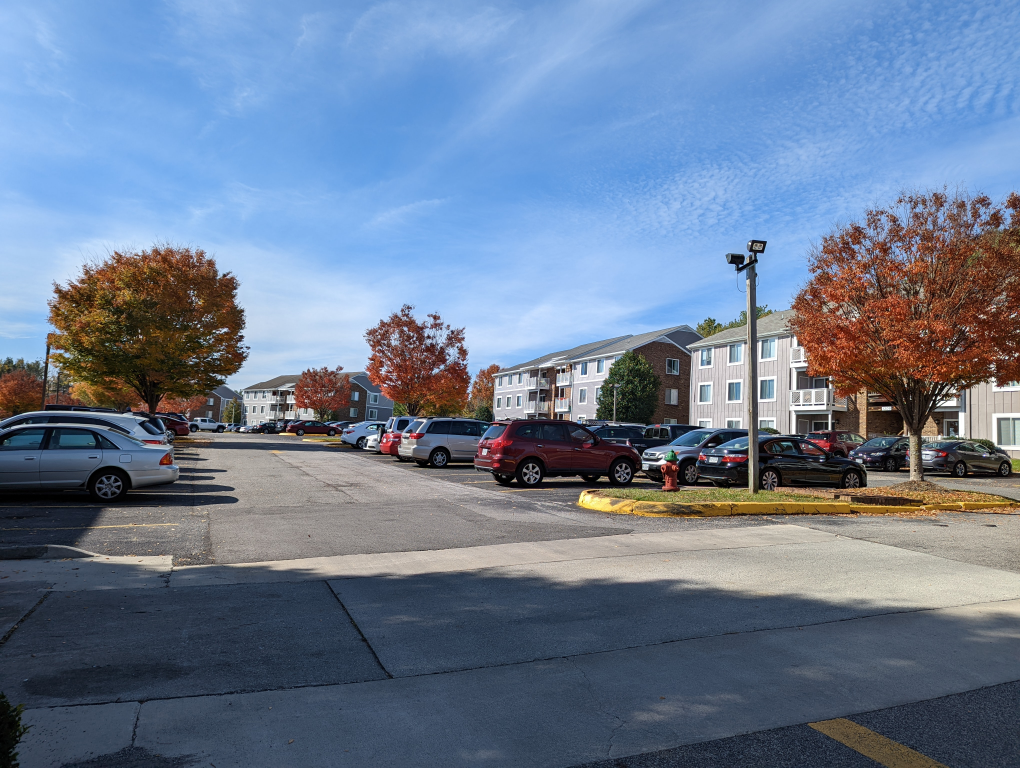
#> input picture images/2_1.jpg, 4080 x 3072 px (shown at 1/4 size)
$ python -i panorama.py   (imports and definitions only)
#> lines starting #> are read from the running program, lines starting #| are printed output that depends on the picture
"""Panorama stitching functions extracted from Panorama_Stitching_Project.ipynb."""

from __future__ import annotations

import time
from typing import Any

import cv2
import numpy as np


# [105 lines left out: functions resize_for_processing, detect_features, match_features, compute_homography, apply_homography, ransac_homography and 2 more, not called in this run]


def stitch_pair(base_image: np.ndarray, new_image: np.ndarray, method: str = "sift", ratio: float = 0.75,
                ransac_threshold: float = 5.0, blend: str = "feather", canvas_pad: int = 300):
    stats: dict[str, Any] = {"method": method}
    base_padded = cv2.copyMakeBorder(base_image, canvas_pad, canvas_pad, canvas_pad, canvas_pad, cv2.BORDER_CONSTANT)
    base_mask = (base_padded.sum(axis=2) > 0).astype(np.float32)
    started = time.perf_counter()
    new_keypoints, new_descriptors = detect_features(new_image, method)
    base_keypoints, base_descriptors = detect_features(base_image, method)
    stats["feature_time_s"] = time.perf_counter() - started
    good_matches = match_features(new_descriptors, base_descriptors, method, ratio)
    if len(good_matches) < 4:
        raise RuntimeError(f"Only {len(good_matches)} good matches were found. Use overlapping photos.")
    source = np.float32([new_keypoints[m.queryIdx].pt for m in good_matches])
    destination = np.float32([base_keypoints[m.trainIdx].pt for m in good_matches]) + canvas_pad
    started = time.perf_counter()
    homography, inliers = ransac_homography(source, destination, threshold=ransac_threshold)
    stats["alignment_time_s"] = time.perf_counter() - started
    reprojection = apply_homography(homography, source[inliers])
    stats.update(num_matches=len(good_matches), num_inliers=len(inliers),
                 inlier_ratio=round(len(inliers) / len(good_matches), 3),
                 reprojection_error_px=round(float(np.mean(np.linalg.norm(reprojection - destination[inliers], axis=1))), 3))
    warped, warped_mask = warp_image(new_image.astype(np.float32), homography, (base_padded.shape[1], base_padded.shape[0]))
    if blend == "feather":
        result = feather_blend(base_padded.astype(np.float32), base_mask, warped, warped_mask)
    else:
        result = base_padded.astype(np.float32)
        result[warped_mask > 0] = warped[warped_mask > 0]
    return result.astype(np.uint8), stats


# [4 lines left out: function crop_to_content, not called in this run]


def stitch_images(images: list[np.ndarray], **settings):
    if len(images) < 2:
        raise ValueError("Upload at least two images")
    canvas = images[len(images) // 2]
    diagnostics = []
    for index, image in enumerate(images):
        if index == len(images) // 2:
            continue
        canvas, stats = stitch_pair(canvas, image, **settings)
        stats["step"] = len(diagnostics) + 1
        diagnostics.append(stats)
    return crop_to_content(canvas), diagnostics

>>> import cv2
>>> picture = cv2.imread('images/2_1.jpg', cv2.IMREAD_GRAYSCALE)
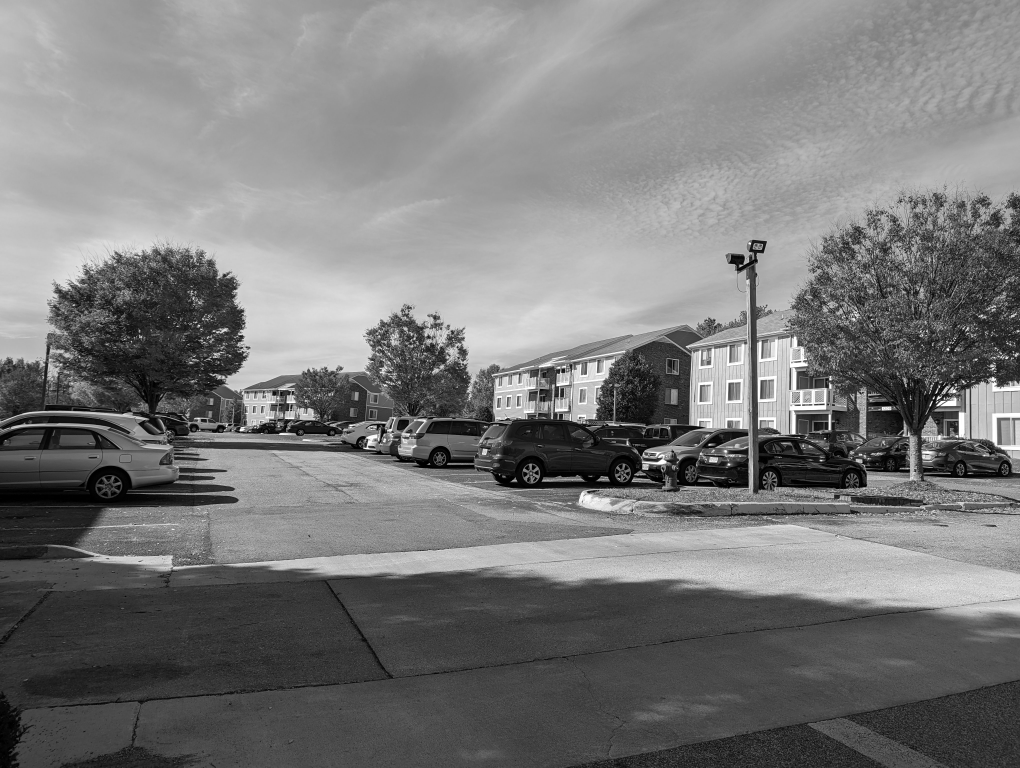
#> picture: shape (3072, 4080) (shown at 1/4 size); min 0, max 255, mean 121.3
>>> result = stitch_images(picture)
#> in stitch_images, `canvas = images[len(images) // 2]`: canvas = 4080 values, max 255 at index 1166, min 0 at index 521, mean 101.1
#> the loop in stitch_images, `for index, image in enumerate(images):` made 1 pass
#> pass 1, in stitch_pair, `base_padded = cv2.copyMakeBorder(base_image, canvas_pad, canvas_pad, c..`:
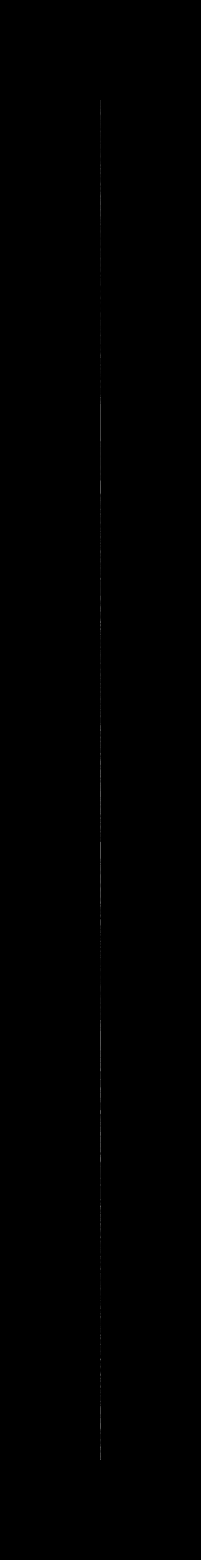
#> base_padded: shape (4680, 601) (shown at 1/3 size); min 0, max 255, mean 0.1
#> after the loop in stitch_images, `for index, image in enumerate(images):`: diagnostics = []
#> (the run stopped early here; a loop or call above may not have finished)

$ run again, on images/2_2.jpg
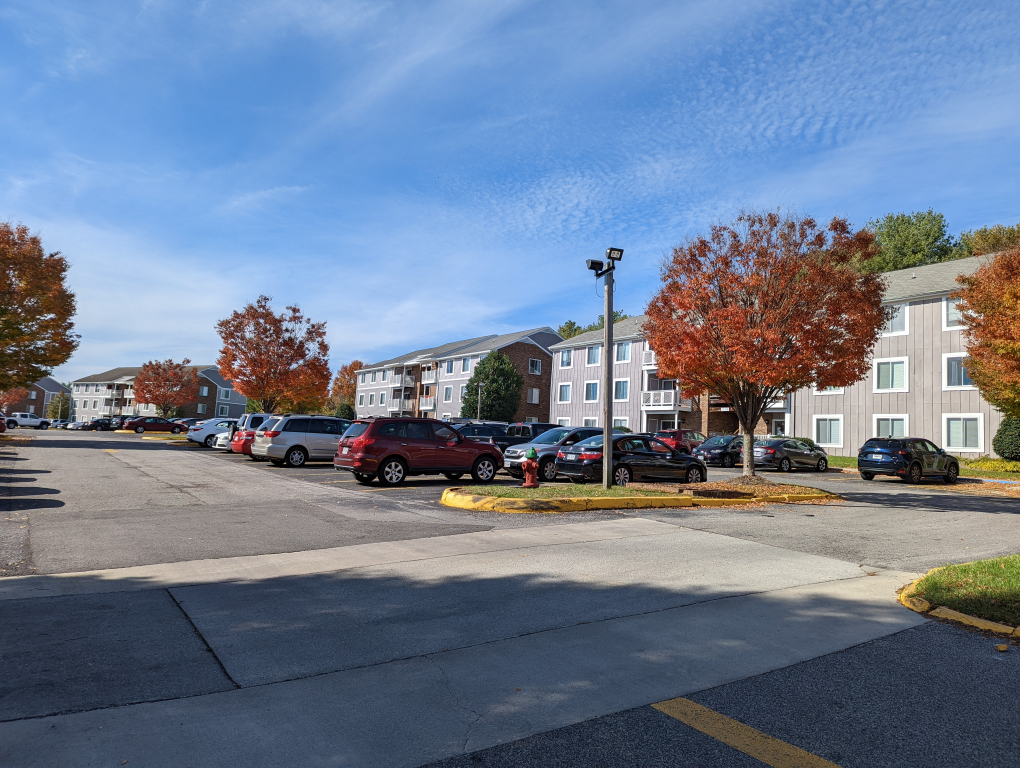
#> input picture images/2_2.jpg, 4080 x 3072 px (shown at 1/4 size)
#> `picture = cv2.imread('images/2_1.jpg', cv2.IMREAD_GRAYSCALE)`:
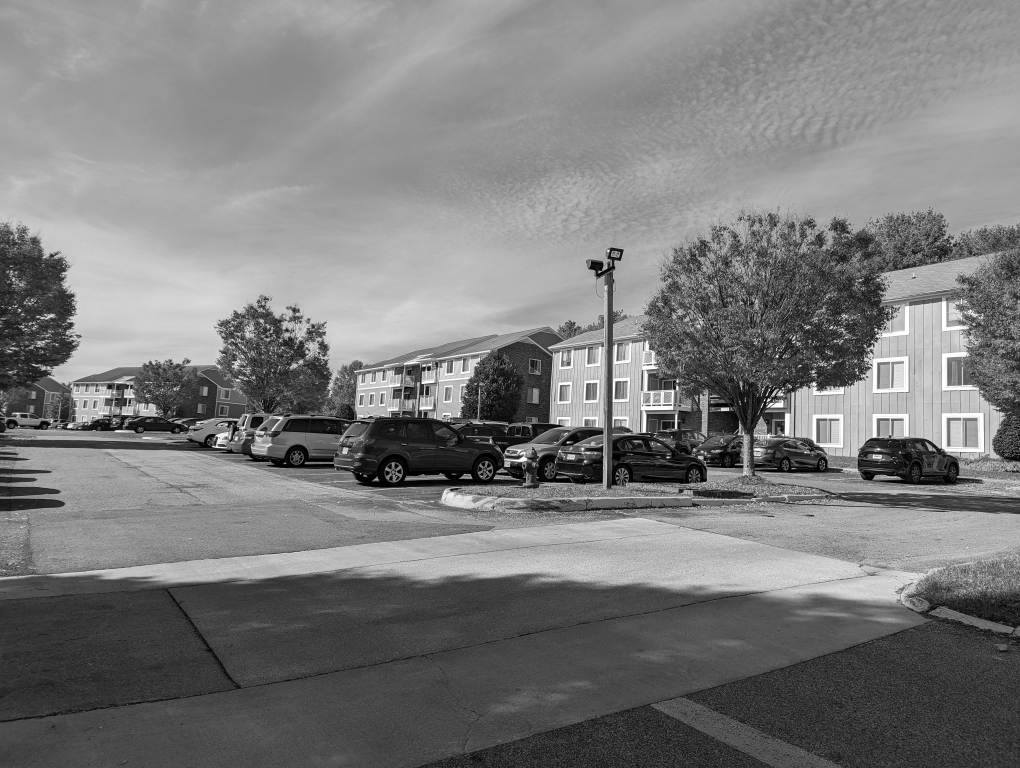
#> picture: shape (3072, 4080) (shown at 1/4 size); min 0, max 255, mean 123.2
#> canvas = 4080 values, max 255 at index 1442, min 0 at index 2033, mean 106.4
#> the loop in stitch_images, `for index, image in enumerate(images):` made 1 pass
#> after the loop in stitch_images, `for index, image in enumerate(images):`: diagnostics = []
